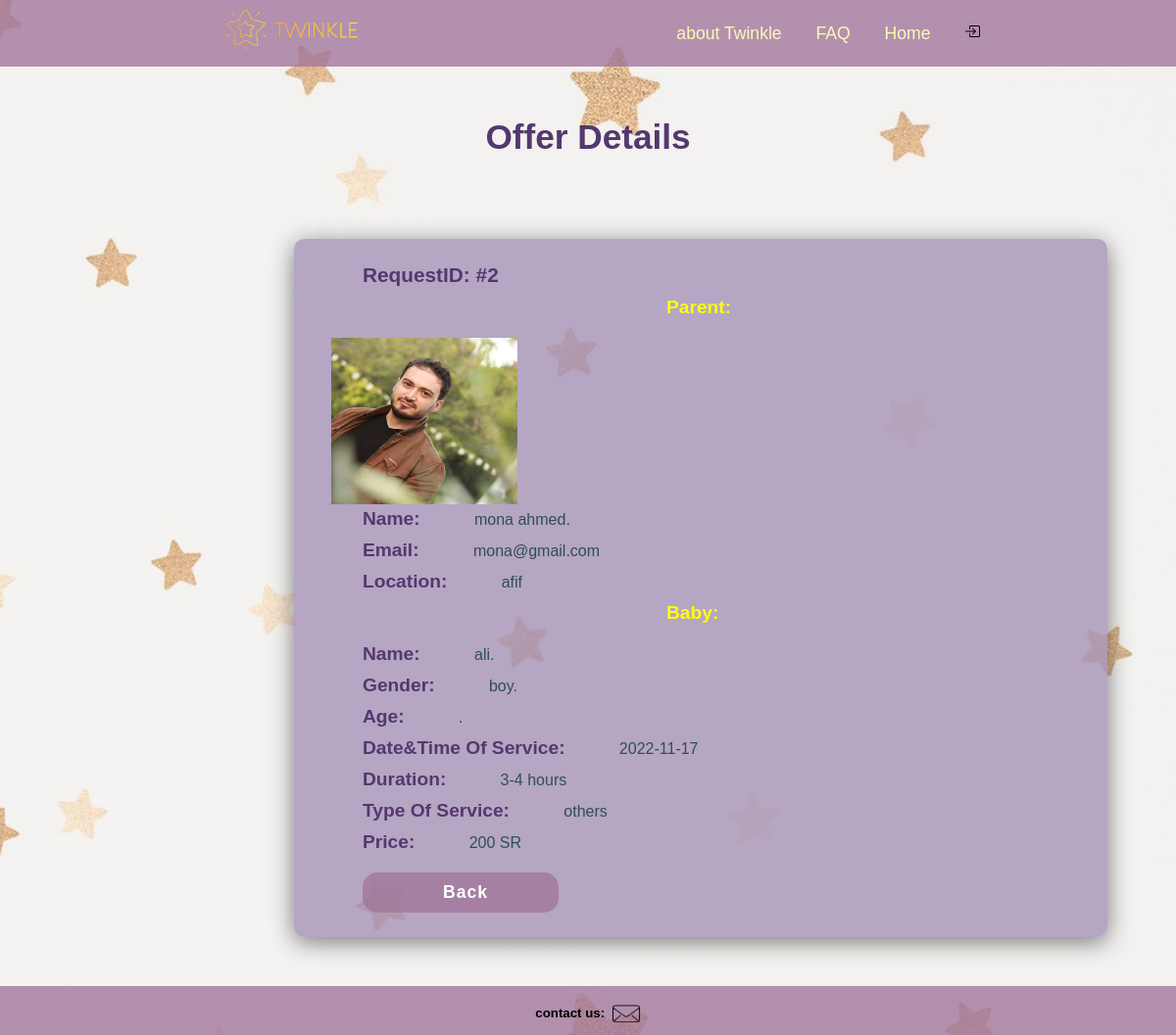
Screenshot of /offerDetails.php?id=2 with the database file from the repository.
### tables this page shows
CREATE TABLE IF NOT EXISTS `offers` (
  `offer_id` int(9) NOT NULL AUTO_INCREMENT,
  `request_id` int(9) NOT NULL,
  `user_id` int(9) NOT NULL,
  `price` varchar(50) NOT NULL,
  `status` varchar(50) NOT NULL,
  PRIMARY KEY (`offer_id`)
);

CREATE TABLE IF NOT EXISTS `users` (
  `user_id` int(11) NOT NULL AUTO_INCREMENT,
  `first_name` varchar(50) NOT NULL,
  `last_name` varchar(50) NOT NULL,
  `password` varchar(30) NOT NULL,
  `email` varchar(255) NOT NULL,
  `city` varchar(255) NOT NULL,
  `location` varchar(500) DEFAULT NULL,
  `photo` varchar(500) NOT NULL,
  `age` float DEFAULT NULL,
  `gender` varchar(50) DEFAULT NULL,
  `phone` varchar(50) DEFAULT NULL,
  `bio` text,
  `role` int(2) NOT NULL,
  PRIMARY KEY (`user_id`)
);

CREATE TABLE IF NOT EXISTS `requests` (
  `id` int(6) NOT NULL AUTO_INCREMENT,
  `kidsName` varchar(200) NOT NULL,
  `Gender` varchar(20) NOT NULL,
  `age` varchar(500) NOT NULL,
  `TypeOfServese` varchar(100) NOT NULL,
  `startDate` date NOT NULL,
  `Duration` varchar(500) NOT NULL,
  `comments` text NOT NULL,
  `parentName` varchar(100) NOT NULL,
  `status` varchar(100) DEFAULT NULL,
  PRIMARY KEY (`id`)
);

### offerDetails.php (the view, shortened to what this page needs)
<!DOCTYPE html>
<html>
    <head>
        <link rel="stylesheet" type="text/css" href="css/Style.css">
    </head>
    <body>
        <header>
            <a href="#"class="logo "><img src="img/noBG2.png"width="200"></a>
             <nav class="navagation">
                <a  id="aHedear" href="BabySitterHome.php#faq" > about Twinkle </a>
                 <a id="aHedear"  href="BabySitterHome.php#faq" > FAQ </a>
                  <a id="aHedear" href="BabySitterHome.php">Home</a>
                  <a href="logout.php"><img src="img/box-arrow-in-right.svg" alt="log out "></a>
             </nav>
         </header>
         <h2 class="JRLTitle">Offer Details</h2>
         <div class="detailsBox">
             <?php
             include("config.php");
             $id=$_GET['id'];
             $sql="SELECT * FROM offers  INNER JOIN requests
ON requests.id = offers.request_id INNER JOIN users
ON users.user_id = requests.parentName where offer_id='$id'";
             $result = $mysqli->query($sql);
             if ($result->num_rows > 0) {
             while ($row = $result->fetch_assoc()) {
             ?>
             <div class="parentBox">
                 <p class="reqID">RequestID: #<?php echo $row['offer_id'];?></p>
                 <h3 class="category">Parent:</h3>
                 <img src="uploads/<?php echo $row['photo'] ?>" class="detailsPic">
                 <div class="infoBox">
                     <p><span class="att">Name: </span><span class="value"><?php echo $row['first_name'].' '.$row['last_name'];?>.</span></p>
                     <p><span class="att">Email: </span><span class="value"><a href="mailto:<?php echo $row['email'];?>"></a><?php echo $row['email'];?>
                     </p></span>
                     <p><span class="att">Location: </span><span class="value"><?php echo $row['location'];?></span>
                     </p>
                 </div>
             </div>
             <div class="babyBox">
                 <h3 class="category">Baby:</h3>
                 <div class="infoBox">
                     <p><span class="att">Name: </span><span class="value"><?php echo $row['kidsName'];?>.</span></p>
                     <p><span class="att">Gender: </span><span class="value"><?php echo $row['Gender'];?>.</span></p>
                     <p><span class="att">Age: </span><span class="value"><?php echo $row['age'];?>.</span></p>
                     <p><span class="att">Date&Time Of Service: </span><span class="value"><?php echo $row['startDate'];?></span></p>
                     <p><span class="att">Duration: </span><span class="value"><?php echo $row['Duration'];?></span></p>
                     <p><span class="att">Type Of Service: </span><span class="value"><?php echo $row['TypeOfServese'];?></span>
                     </p>
                     <p><span class="att">Price: </span><span class="value"><?php echo $row['price'];?> SR</span></p>
                 </div>
             </div>
<?php }
} ?>
            <a class="back" href="myOffers.php">Back</a>
        </div>
        <footer class="footer">
            <h5>contact us:</h5>
            <div >
                <a href="mailto:Twinkle@hotmail.com">
                    <img  id="mailIcon" src="mail.png"  alt="mail icon"  class="contactIcons">
                    </a>
            </div>
        </footer>
    </body>

### css/Style.css (style rules this page uses)
* { font-family: 'Gill Sans', 'Gill Sans MT', Calibri, 'Trebuchet MS', sans-serif; margin: 0; padding: 0; box-sizing: border-box; scroll-behavior: smooth; }
header { background-color:rgb(162 119 155/ 79%); width: 100%; position: fixed; z-index: 1000 ; display: flex; justify-content: space-between; align-items: center; padding: 3px 200px; }
#aHedear { color: #fbf8b9;; }
footer { width: 100%; height: 50px; background-color: rgb(162 119 155/ 79%); display: flex; justify-content: center; }
footer h5 { margin-top: 1.5em; padding-right: .5em; }
footer .contactIcons { width: 30px; height: 50%; margin-top: 1em ; }
.logo { text-decoration: none; color: rgb(255, 255, 5); text-transform: uppercase; font-weight: 700; font-size: 1.8em; }
.navagation a { color: rgb(255, 255, 5); text-decoration: none; font-size: 1.1em; font-weight: 400; padding-left: 30px; }
h2.JRLTitle { color: rgb(84, 56, 110); font-size: 2.2em; font-weight: 800; padding: 10% 10% 7% 10%; text-align: center; }
body { background-image: url(bkg2.jpg); background-size: cover; }
.detailsBox { background-color: rgba(165, 146, 183, 0.785); border-radius: 10px; margin-left: 300px; box-shadow: 0 5px 25px rgba(1 1 1 /50%); width: 830px; padding: 25px 0; margin-bottom: 50px; }
.infoBox { margin-left: 70px; }
.detailsBox p { margin-bottom: 10px; }
span.value { margin-left: 50px; color: darkslategrey; }
span.att { color: rgb(84, 56, 110); font-size: 1.2em; font-weight: 600; }
p.reqID { color: rgb(84, 56, 110); font-size: 1.3em; font-weight: 600; margin-left:70px; margin-bottom: 0; }
a.back { display: inline-block; text-decoration: none; background-color: rgb(162 119 155/ 79%); border-radius: 15px; width: 200px; color: white; font-size: 1.1em; font-weight: 600; padding: 10px 82px; letter-spacing: 1px; transition: 0.7s ease; margin-left: 70px; margin-top: 10px; }
.category { color: rgb(255, 255, 5); font-size: 1.2em; font-weight: 600; margin: 10px 0 20px 380px; }
.detailsPic { width: 190px; height: 170px; margin-left: 38px; }
a { text-decoration: none; }

### rows the page displays
offers: offer_id "2", users.photo (picture), users.first_name "mona", users.last_name "ahmed", users.email "mona@gmail.com", users.location "afif", request.kidsName "ali", request.Gender "boy", request.startDate "2022-11-17", request.Duration "3-4 hours", request.TypeOfServese "others", price "200"
